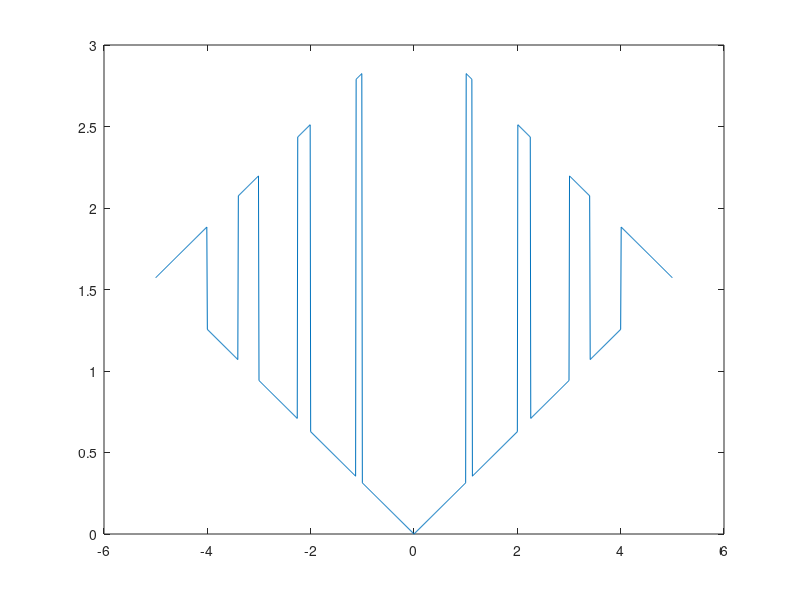

The MATLAB script that drew this image:
t = [0:.1:100]
w = 2*pi
a = cos(w*t)
b = cos(2*w*t)
c = cos(3*w*t)
d = cos(4*w*t)
sum = a+b+c+d

v = [-5:.01:5]

y = fftshift(fft(sum))
z = abs(y)
f = abs(angle(y))
plot(v,f)
